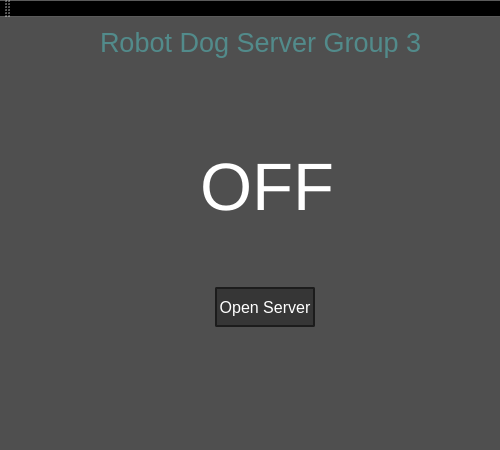
<?xml version="1.0" encoding="UTF-8"?>
<ui version="4.0">
 <class>MainWindow</class>
 <widget class="QMainWindow" name="MainWindow">
  <property name="geometry">
   <rect>
    <x>0</x>
    <y>0</y>
    <width>500</width>
    <height>650</height>
   </rect>
  </property>
  <property name="maximumSize">
   <size>
    <width>500</width>
    <height>450</height>
   </size>
  </property>
  <property name="windowTitle">
   <string>MainWindow</string>
  </property>
  <property name="styleSheet">
   <string notr="true">background-color: qlineargradient(spread:pad, x1:0.198, y1:0.789773, x2:0.868, y2:0.198864, stop:0 rgba(79, 79, 79, 255), stop:1 rgba(79, 79, 79, 255));
</string>
  </property>
  <widget class="QWidget" name="centralWidget">
  <widget class="QLabel" name="Title">
    <property name="geometry">
     <rect>
      <x>100</x>
      <y>0</y>
      <width>400</width>
      <height>50</height>
     </rect>
    </property>
    <property name="styleSheet">
     <string notr="true">font: 20pt;
                        color: #528b8b;
                        </string>
    </property>
    <property name="text">
     <string>Robot Dog Server Group 3 </string>
    </property>
   </widget>
   <widget class="QLabel" name="on_off_text">
    <property name="geometry">
     <rect>
      <x>200</x>
      <y>140</y>
      <width>200</width>
      <height>60</height>
     </rect>
    </property>
    <property name="styleSheet">
     <string notr="true">font: 50pt;
                        color: #ffffff;
                        </string>
    </property>
    <property name="text">
     <string>OFF </string>
    </property>
   </widget>
   <widget class="QPushButton" name="on_off_button">
    <property name="geometry">
     <rect>
      <x>215</x>
      <y>270</y>
      <width>100</width>
      <height>40</height>
     </rect>
    </property>
    <property name="styleSheet">
     <string notr="true">font: 12pt;
                        color: #ffffff;
                        border: 2px solid #1c1c1c; 
                        background-color: #363636;
                        border-radius: 2px;</string>
    </property>
    <property name="text">
     <string>Open Server</string>
    </property>
   </widget>

  </widget>
  
  <widget class="QMenuBar" name="menuBar">
   <property name="geometry">
    <rect>
     <x>0</x>
     <y>0</y>
     <width>1080</width>
     <height>26</height>
    </rect>
   </property>
  </widget>
  <widget class="QToolBar" name="mainToolBar">
   <attribute name="toolBarArea">
    <enum>TopToolBarArea</enum>
   </attribute>
   <attribute name="toolBarBreak">
    <bool>false</bool>
   </attribute>
  </widget>
  <widget class="QStatusBar" name="statusBar"/>
 </widget>
 <layoutdefault spacing="6" margin="11"/>
 <resources/>
 <connections/>
</ui>
